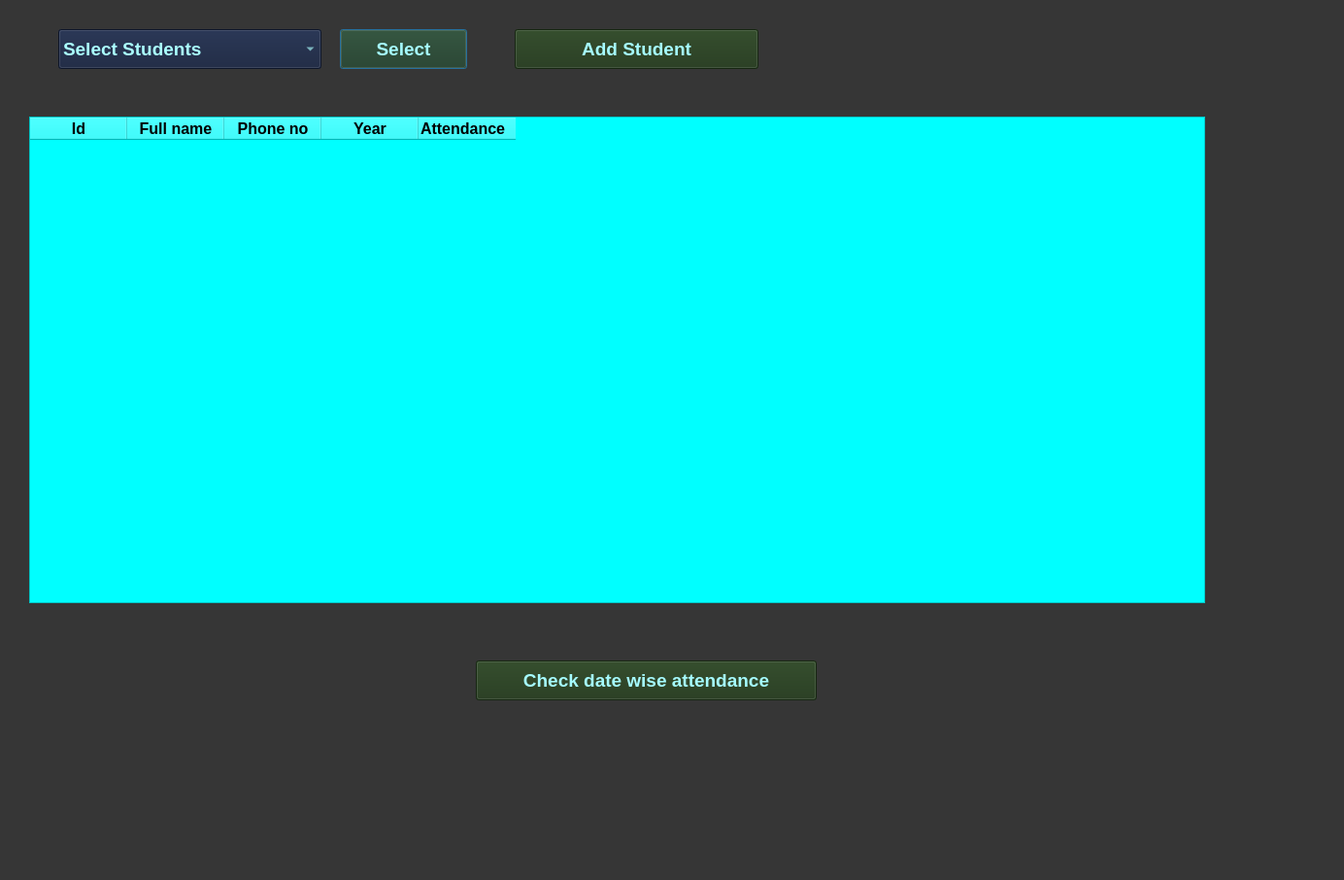
<?xml version="1.0" encoding="UTF-8"?>
<ui version="4.0">
 <class>Dialog</class>
 <widget class="QDialog" name="Dialog">
  <property name="geometry">
   <rect>
    <x>0</x>
    <y>0</y>
    <width>1384</width>
    <height>906</height>
   </rect>
  </property>
  <property name="windowTitle">
   <string>Dialog</string>
  </property>
  <property name="styleSheet">
   <string notr="true">background-color:rgb(54,54,54);</string>
  </property>
  <widget class="QComboBox" name="classsection">
   <property name="geometry">
    <rect>
     <x>60</x>
     <y>30</y>
     <width>271</width>
     <height>41</height>
    </rect>
   </property>
   <property name="font">
    <font>
     <pointsize>14</pointsize>
     <weight>75</weight>
     <bold>true</bold>
    </font>
   </property>
   <property name="styleSheet">
    <string notr="true">background-color:rgb(19, 31, 59);
color:rgb(170, 255, 255)</string>
   </property>
   <item>
    <property name="text">
     <string>Select Students</string>
    </property>
   </item>
   <item>
    <property name="text">
     <string>CLASS_11B</string>
    </property>
   </item>
  </widget>
  <widget class="QPushButton" name="selectclass">
   <property name="geometry">
    <rect>
     <x>350</x>
     <y>30</y>
     <width>131</width>
     <height>41</height>
    </rect>
   </property>
   <property name="font">
    <font>
     <pointsize>14</pointsize>
     <weight>75</weight>
     <bold>true</bold>
    </font>
   </property>
   <property name="styleSheet">
    <string notr="true">background-color:rgb(31, 54, 24);
color:rgb(165, 251, 255)

</string>
   </property>
   <property name="text">
    <string>Select</string>
   </property>
  </widget>
  <widget class="QStackedWidget" name="stackedWidget">
   <property name="geometry">
    <rect>
     <x>20</x>
     <y>80</y>
     <width>1261</width>
     <height>721</height>
    </rect>
   </property>
   <property name="font">
    <font>
     <pointsize>10</pointsize>
     <weight>75</weight>
     <bold>true</bold>
    </font>
   </property>
   <property name="styleSheet">
    <string notr="true"/>
   </property>
   <property name="currentIndex">
    <number>0</number>
   </property>
   <widget class="QWidget" name="page">
    <widget class="QTableWidget" name="classtable">
     <property name="geometry">
      <rect>
       <x>10</x>
       <y>40</y>
       <width>1211</width>
       <height>501</height>
      </rect>
     </property>
     <property name="font">
      <font>
       <pointsize>10</pointsize>
       <weight>75</weight>
       <bold>true</bold>
      </font>
     </property>
     <property name="styleSheet">
      <string notr="true">background-color:rgb(0, 255, 255)</string>
     </property>
     <column>
      <property name="text">
       <string>Id</string>
      </property>
      <property name="font">
       <font>
        <pointsize>12</pointsize>
        <weight>75</weight>
        <bold>true</bold>
       </font>
      </property>
     </column>
     <column>
      <property name="text">
       <string>Full name</string>
      </property>
      <property name="font">
       <font>
        <pointsize>12</pointsize>
        <weight>75</weight>
        <bold>true</bold>
       </font>
      </property>
     </column>
     <column>
      <property name="text">
       <string>Phone no</string>
      </property>
      <property name="font">
       <font>
        <pointsize>12</pointsize>
        <weight>75</weight>
        <bold>true</bold>
       </font>
      </property>
     </column>
     <column>
      <property name="text">
       <string>Year</string>
      </property>
      <property name="font">
       <font>
        <pointsize>12</pointsize>
        <weight>75</weight>
        <bold>true</bold>
       </font>
      </property>
     </column>
     <column>
      <property name="text">
       <string>Attendance  </string>
      </property>
      <property name="font">
       <font>
        <pointsize>12</pointsize>
        <weight>75</weight>
        <bold>true</bold>
       </font>
      </property>
     </column>
    </widget>
    <widget class="QPushButton" name="datewise">
     <property name="geometry">
      <rect>
       <x>470</x>
       <y>600</y>
       <width>351</width>
       <height>41</height>
      </rect>
     </property>
     <property name="font">
      <font>
       <pointsize>14</pointsize>
       <weight>75</weight>
       <bold>true</bold>
      </font>
     </property>
     <property name="styleSheet">
      <string notr="true">background-color:rgb(31, 54, 24);
color:rgb(165, 251, 255)

</string>
     </property>
     <property name="text">
      <string>Check date wise attendance</string>
     </property>
    </widget>
   </widget>
   <widget class="QWidget" name="page_2">
    <widget class="QTableWidget" name="datepush">
     <property name="geometry">
      <rect>
       <x>20</x>
       <y>30</y>
       <width>1211</width>
       <height>581</height>
      </rect>
     </property>
     <property name="font">
      <font>
       <pointsize>10</pointsize>
       <weight>75</weight>
       <bold>true</bold>
      </font>
     </property>
     <property name="styleSheet">
      <string notr="true">background-color:rgb(0, 255, 255)</string>
     </property>
     <column>
      <property name="text">
       <string>Date</string>
      </property>
      <property name="font">
       <font>
        <pointsize>12</pointsize>
        <weight>75</weight>
        <bold>true</bold>
       </font>
      </property>
     </column>
     <column>
      <property name="text">
       <string>Attendance taken by</string>
      </property>
      <property name="font">
       <font>
        <pointsize>12</pointsize>
        <weight>75</weight>
        <bold>true</bold>
       </font>
      </property>
     </column>
     <column>
      <property name="text">
       <string>Username</string>
      </property>
      <property name="font">
       <font>
        <pointsize>12</pointsize>
        <weight>75</weight>
        <bold>true</bold>
       </font>
      </property>
     </column>
     <column>
      <property name="text">
       <string>Class</string>
      </property>
      <property name="font">
       <font>
        <pointsize>12</pointsize>
        <weight>75</weight>
        <bold>true</bold>
       </font>
      </property>
     </column>
     <column>
      <property name="text">
       <string>Students Present</string>
      </property>
      <property name="font">
       <font>
        <pointsize>12</pointsize>
        <weight>75</weight>
        <bold>true</bold>
       </font>
      </property>
     </column>
     <column>
      <property name="text">
       <string>Absentees</string>
      </property>
      <property name="font">
       <font>
        <pointsize>12</pointsize>
        <weight>75</weight>
        <bold>true</bold>
       </font>
      </property>
     </column>
    </widget>
    <widget class="QPushButton" name="saveattendance_2">
     <property name="geometry">
      <rect>
       <x>560</x>
       <y>630</y>
       <width>171</width>
       <height>71</height>
      </rect>
     </property>
     <property name="font">
      <font>
       <pointsize>16</pointsize>
       <weight>75</weight>
       <bold>true</bold>
      </font>
     </property>
     <property name="styleSheet">
      <string notr="true">background-color:rgb(174, 254, 255);
color:rgb(9, 9, 9)</string>
     </property>
     <property name="text">
      <string>Go back</string>
     </property>
    </widget>
   </widget>
   <widget class="QWidget" name="page_3">
    <widget class="QLabel" name="label_2">
     <property name="geometry">
      <rect>
       <x>160</x>
       <y>90</y>
       <width>91</width>
       <height>64</height>
      </rect>
     </property>
     <property name="font">
      <font>
       <pointsize>16</pointsize>
       <weight>75</weight>
       <bold>true</bold>
      </font>
     </property>
     <property name="styleSheet">
      <string notr="true">color:rgb(165, 251, 255)</string>
     </property>
     <property name="text">
      <string>Roll:</string>
     </property>
    </widget>
    <widget class="QLineEdit" name="roll">
     <property name="geometry">
      <rect>
       <x>350</x>
       <y>90</y>
       <width>371</width>
       <height>51</height>
      </rect>
     </property>
     <property name="font">
      <font>
       <pointsize>14</pointsize>
       <weight>75</weight>
       <bold>true</bold>
      </font>
     </property>
     <property name="styleSheet">
      <string notr="true">background-color:rgb(221, 255, 254)</string>
     </property>
     <property name="text">
      <string/>
     </property>
    </widget>
    <widget class="QLabel" name="label_3">
     <property name="geometry">
      <rect>
       <x>170</x>
       <y>200</y>
       <width>91</width>
       <height>64</height>
      </rect>
     </property>
     <property name="font">
      <font>
       <pointsize>16</pointsize>
       <weight>75</weight>
       <bold>true</bold>
      </font>
     </property>
     <property name="styleSheet">
      <string notr="true">color:rgb(165, 251, 255)</string>
     </property>
     <property name="text">
      <string>Name:</string>
     </property>
    </widget>
    <widget class="QLabel" name="label_4">
     <property name="geometry">
      <rect>
       <x>80</x>
       <y>290</y>
       <width>191</width>
       <height>64</height>
      </rect>
     </property>
     <property name="font">
      <font>
       <pointsize>16</pointsize>
       <weight>75</weight>
       <bold>true</bold>
      </font>
     </property>
     <property name="styleSheet">
      <string notr="true">color:rgb(165, 251, 255)</string>
     </property>
     <property name="text">
      <string>Phone_no:</string>
     </property>
    </widget>
    <widget class="QLabel" name="label_5">
     <property name="geometry">
      <rect>
       <x>170</x>
       <y>390</y>
       <width>91</width>
       <height>64</height>
      </rect>
     </property>
     <property name="font">
      <font>
       <pointsize>16</pointsize>
       <weight>75</weight>
       <bold>true</bold>
      </font>
     </property>
     <property name="styleSheet">
      <string notr="true">color:rgb(165, 251, 255)</string>
     </property>
     <property name="text">
      <string>Year:</string>
     </property>
    </widget>
    <widget class="QLabel" name="label_6">
     <property name="geometry">
      <rect>
       <x>90</x>
       <y>470</y>
       <width>191</width>
       <height>64</height>
      </rect>
     </property>
     <property name="font">
      <font>
       <pointsize>16</pointsize>
       <weight>75</weight>
       <bold>true</bold>
      </font>
     </property>
     <property name="styleSheet">
      <string notr="true">color:rgb(165, 251, 255)</string>
     </property>
     <property name="text">
      <string>Attendance:</string>
     </property>
    </widget>
    <widget class="QLineEdit" name="name">
     <property name="geometry">
      <rect>
       <x>350</x>
       <y>200</y>
       <width>371</width>
       <height>51</height>
      </rect>
     </property>
     <property name="font">
      <font>
       <pointsize>14</pointsize>
       <weight>75</weight>
       <bold>true</bold>
      </font>
     </property>
     <property name="styleSheet">
      <string notr="true">background-color:rgb(221, 255, 254)</string>
     </property>
     <property name="text">
      <string/>
     </property>
    </widget>
    <widget class="QLineEdit" name="year">
     <property name="geometry">
      <rect>
       <x>350</x>
       <y>390</y>
       <width>371</width>
       <height>51</height>
      </rect>
     </property>
     <property name="font">
      <font>
       <pointsize>14</pointsize>
       <weight>75</weight>
       <bold>true</bold>
      </font>
     </property>
     <property name="styleSheet">
      <string notr="true">background-color:rgb(221, 255, 254)</string>
     </property>
     <property name="text">
      <string/>
     </property>
    </widget>
    <widget class="QLineEdit" name="phone">
     <property name="geometry">
      <rect>
       <x>350</x>
       <y>290</y>
       <width>371</width>
       <height>51</height>
      </rect>
     </property>
     <property name="font">
      <font>
       <pointsize>14</pointsize>
       <weight>75</weight>
       <bold>true</bold>
      </font>
     </property>
     <property name="styleSheet">
      <string notr="true">background-color:rgb(221, 255, 254)</string>
     </property>
     <property name="text">
      <string/>
     </property>
    </widget>
    <widget class="QLineEdit" name="attendance">
     <property name="geometry">
      <rect>
       <x>350</x>
       <y>480</y>
       <width>371</width>
       <height>51</height>
      </rect>
     </property>
     <property name="font">
      <font>
       <pointsize>14</pointsize>
       <weight>75</weight>
       <bold>true</bold>
      </font>
     </property>
     <property name="styleSheet">
      <string notr="true">background-color:rgb(221, 255, 254)</string>
     </property>
     <property name="text">
      <string/>
     </property>
    </widget>
    <widget class="QPushButton" name="Save">
     <property name="geometry">
      <rect>
       <x>310</x>
       <y>600</y>
       <width>251</width>
       <height>41</height>
      </rect>
     </property>
     <property name="font">
      <font>
       <pointsize>14</pointsize>
       <weight>75</weight>
       <bold>true</bold>
      </font>
     </property>
     <property name="styleSheet">
      <string notr="true">background-color:rgb(31, 54, 24);
color:rgb(165, 251, 255)

</string>
     </property>
     <property name="text">
      <string>SAVE</string>
     </property>
    </widget>
    <widget class="QPushButton" name="saveattendance_3">
     <property name="geometry">
      <rect>
       <x>600</x>
       <y>600</y>
       <width>151</width>
       <height>41</height>
      </rect>
     </property>
     <property name="font">
      <font>
       <pointsize>16</pointsize>
       <weight>75</weight>
       <bold>true</bold>
      </font>
     </property>
     <property name="styleSheet">
      <string notr="true">background-color:rgb(174, 254, 255);
color:rgb(9, 9, 9)</string>
     </property>
     <property name="text">
      <string>Go back</string>
     </property>
    </widget>
   </widget>
  </widget>
  <widget class="QPushButton" name="addstudent">
   <property name="geometry">
    <rect>
     <x>530</x>
     <y>30</y>
     <width>251</width>
     <height>41</height>
    </rect>
   </property>
   <property name="font">
    <font>
     <pointsize>14</pointsize>
     <weight>75</weight>
     <bold>true</bold>
    </font>
   </property>
   <property name="styleSheet">
    <string notr="true">background-color:rgb(31, 54, 24);
color:rgb(165, 251, 255)

</string>
   </property>
   <property name="text">
    <string>Add Student</string>
   </property>
  </widget>
 </widget>
 <resources/>
 <connections/>
</ui>
